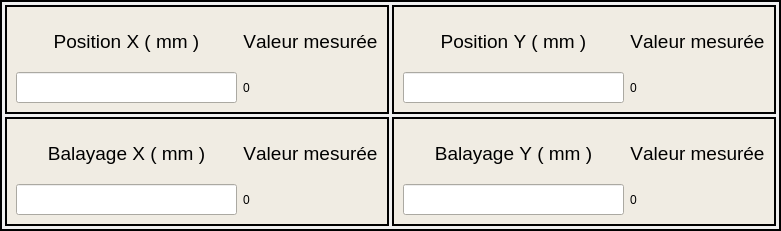
       <widget class="QFrame" name="frameSPECS2">
        <property name="geometry">
         <rect>
          <x>30</x>
          <y>460</y>
          <width>781</width>
          <height>231</height>
         </rect>
        </property>
        <property name="minimumSize">
         <size>
          <width>16</width>
          <height>196</height>
         </size>
        </property>
        <property name="palette">
         <palette>
          <active/>
          <inactive/>
          <disabled/>
         </palette>
        </property>
        <property name="autoFillBackground">
         <bool>false</bool>
        </property>
        <property name="frameShape">
         <enum>QFrame::Shape::WinPanel</enum>
        </property>
        <property name="frameShadow">
         <enum>QFrame::Shadow::Plain</enum>
        </property>
        <property name="lineWidth">
         <number>1</number>
        </property>
        <property name="midLineWidth">
         <number>0</number>
        </property>
        <layout class="QGridLayout">
         <property name="margin" stdset="0">
          <number>3</number>
         </property>
         <property name="spacing">
          <number>3</number>
         </property>
         <item row="1" column="1">
          <widget class="QFrame" name="frameBalayageY">
           <property name="palette">
            <palette>
             <active>
              <colorrole role="Base">
               <brush brushstyle="SolidPattern">
                <color alpha="255">
                 <red>255</red>
                 <green>255</green>
                 <blue>255</blue>
                </color>
               </brush>
              </colorrole>
              <colorrole role="Window">
               <brush brushstyle="SolidPattern">
                <color alpha="255">
                 <red>240</red>
                 <green>236</green>
                 <blue>227</blue>
                </color>
               </brush>
              </colorrole>
             </active>
             <inactive>
              <colorrole role="Base">
               <brush brushstyle="SolidPattern">
                <color alpha="255">
                 <red>255</red>
                 <green>255</green>
                 <blue>255</blue>
                </color>
               </brush>
              </colorrole>
              <colorrole role="Window">
               <brush brushstyle="SolidPattern">
                <color alpha="255">
                 <red>240</red>
                 <green>236</green>
                 <blue>227</blue>
                </color>
               </brush>
              </colorrole>
             </inactive>
             <disabled>
              <colorrole role="Base">
               <brush brushstyle="SolidPattern">
                <color alpha="255">
                 <red>240</red>
                 <green>236</green>
                 <blue>227</blue>
                </color>
               </brush>
              </colorrole>
              <colorrole role="Window">
               <brush brushstyle="SolidPattern">
                <color alpha="255">
                 <red>240</red>
                 <green>236</green>
                 <blue>227</blue>
                </color>
               </brush>
              </colorrole>
             </disabled>
            </palette>
           </property>
           <property name="autoFillBackground">
            <bool>true</bool>
           </property>
           <property name="frameShape">
            <enum>QFrame::Shape::WinPanel</enum>
           </property>
           <property name="frameShadow">
            <enum>QFrame::Shadow::Plain</enum>
           </property>
           <property name="lineWidth">
            <number>1</number>
           </property>
           <layout class="QGridLayout" name="_2">
            <property name="spacing">
             <number>6</number>
            </property>
            <item row="1" column="0">
             <widget class="QLineEdit" name="lineEditBalayageY">
              <property name="font">
               <font>
                <pointsize>14</pointsize>
                <bold>true</bold>
                <strikeout>false</strikeout>
                <kerning>false</kerning>
               </font>
              </property>
             </widget>
            </item>
            <item row="0" column="0">
             <widget class="QLabel" name="label_9">
              <property name="font">
               <font>
                <pointsize>14</pointsize>
                <bold>false</bold>
                <strikeout>false</strikeout>
                <kerning>false</kerning>
               </font>
              </property>
              <property name="text">
               <string>Balayage Y ( mm )</string>
              </property>
              <property name="alignment">
               <set>Qt::AlignmentFlag::AlignCenter</set>
              </property>
             </widget>
            </item>
            <item row="0" column="1">
             <widget class="QLabel" name="valeurMesurer_8">
              <property name="font">
               <font>
                <pointsize>14</pointsize>
                <bold>false</bold>
                <strikeout>false</strikeout>
                <kerning>false</kerning>
               </font>
              </property>
              <property name="text">
               <string>Valeur mesurée</string>
              </property>
              <property name="alignment">
               <set>Qt::AlignmentFlag::AlignCenter</set>
              </property>
             </widget>
            </item>
            <item row="1" column="1">
             <widget class="QLabel" name="valeurMesurerBalayageY">
              <property name="styleSheet">
               <string notr="true">font: 20pt &quot;Segoe UI&quot;;</string>
              </property>
              <property name="text">
               <string>0</string>
              </property>
             </widget>
            </item>
           </layout>
          </widget>
         </item>
         <item row="0" column="1">
          <widget class="QFrame" name="framePositionY">
           <property name="palette">
            <palette>
             <active>
              <colorrole role="Base">
               <brush brushstyle="SolidPattern">
                <color alpha="255">
                 <red>255</red>
                 <green>255</green>
                 <blue>255</blue>
                </color>
               </brush>
              </colorrole>
              <colorrole role="Window">
               <brush brushstyle="SolidPattern">
                <color alpha="255">
                 <red>240</red>
                 <green>236</green>
                 <blue>227</blue>
                </color>
               </brush>
              </colorrole>
             </active>
             <inactive>
              <colorrole role="Base">
               <brush brushstyle="SolidPattern">
                <color alpha="255">
                 <red>255</red>
                 <green>255</green>
                 <blue>255</blue>
                </color>
               </brush>
              </colorrole>
              <colorrole role="Window">
               <brush brushstyle="SolidPattern">
                <color alpha="255">
                 <red>240</red>
                 <green>236</green>
                 <blue>227</blue>
                </color>
               </brush>
              </colorrole>
             </inactive>
             <disabled>
              <colorrole role="Base">
               <brush brushstyle="SolidPattern">
                <color alpha="255">
                 <red>240</red>
                 <green>236</green>
                 <blue>227</blue>
                </color>
               </brush>
              </colorrole>
              <colorrole role="Window">
               <brush brushstyle="SolidPattern">
                <color alpha="255">
                 <red>240</red>
                 <green>236</green>
                 <blue>227</blue>
                </color>
               </brush>
              </colorrole>
             </disabled>
            </palette>
           </property>
           <property name="autoFillBackground">
            <bool>true</bool>
           </property>
           <property name="frameShape">
            <enum>QFrame::Shape::WinPanel</enum>
           </property>
           <property name="frameShadow">
            <enum>QFrame::Shadow::Plain</enum>
           </property>
           <property name="lineWidth">
            <number>1</number>
           </property>
           <layout class="QGridLayout" name="_3">
            <property name="spacing">
             <number>6</number>
            </property>
            <item row="0" column="0">
             <widget class="QLabel" name="labelPositionY">
              <property name="font">
               <font>
                <pointsize>14</pointsize>
                <bold>false</bold>
                <strikeout>false</strikeout>
                <kerning>false</kerning>
               </font>
              </property>
              <property name="text">
               <string>Position Y ( mm )</string>
              </property>
              <property name="alignment">
               <set>Qt::AlignmentFlag::AlignCenter</set>
              </property>
             </widget>
            </item>
            <item row="1" column="0">
             <widget class="QLineEdit" name="lineEditPositionY">
              <property name="font">
               <font>
                <pointsize>14</pointsize>
                <bold>true</bold>
                <strikeout>false</strikeout>
                <kerning>false</kerning>
               </font>
              </property>
             </widget>
            </item>
            <item row="0" column="1">
             <widget class="QLabel" name="valeurMesurer_6">
              <property name="font">
               <font>
                <pointsize>14</pointsize>
                <bold>false</bold>
                <strikeout>false</strikeout>
                <kerning>false</kerning>
               </font>
              </property>
              <property name="text">
               <string>Valeur mesurée</string>
              </property>
              <property name="alignment">
               <set>Qt::AlignmentFlag::AlignCenter</set>
              </property>
             </widget>
            </item>
            <item row="1" column="1">
             <widget class="QLabel" name="valeurMesurerPositionY">
              <property name="styleSheet">
               <string notr="true">font: 20pt &quot;Segoe UI&quot;;</string>
              </property>
              <property name="text">
               <string>0</string>
              </property>
             </widget>
            </item>
           </layout>
          </widget>
         </item>
         <item row="1" column="0">
          <widget class="QFrame" name="frameBalayageX">
           <property name="palette">
            <palette>
             <active>
              <colorrole role="Base">
               <brush brushstyle="SolidPattern">
                <color alpha="255">
                 <red>255</red>
                 <green>255</green>
                 <blue>255</blue>
                </color>
               </brush>
              </colorrole>
              <colorrole role="Window">
               <brush brushstyle="SolidPattern">
                <color alpha="255">
                 <red>240</red>
                 <green>236</green>
                 <blue>227</blue>
                </color>
               </brush>
              </colorrole>
             </active>
             <inactive>
              <colorrole role="Base">
               <brush brushstyle="SolidPattern">
                <color alpha="255">
                 <red>255</red>
                 <green>255</green>
                 <blue>255</blue>
                </color>
               </brush>
              </colorrole>
              <colorrole role="Window">
               <brush brushstyle="SolidPattern">
                <color alpha="255">
                 <red>240</red>
                 <green>236</green>
                 <blue>227</blue>
                </color>
               </brush>
              </colorrole>
             </inactive>
             <disabled>
              <colorrole role="Base">
               <brush brushstyle="SolidPattern">
                <color alpha="255">
                 <red>240</red>
                 <green>236</green>
                 <blue>227</blue>
                </color>
               </brush>
              </colorrole>
              <colorrole role="Window">
               <brush brushstyle="SolidPattern">
                <color alpha="255">
                 <red>240</red>
                 <green>236</green>
                 <blue>227</blue>
                </color>
               </brush>
              </colorrole>
             </disabled>
            </palette>
           </property>
           <property name="autoFillBackground">
            <bool>true</bool>
           </property>
           <property name="frameShape">
            <enum>QFrame::Shape::WinPanel</enum>
           </property>
           <property name="frameShadow">
            <enum>QFrame::Shadow::Plain</enum>
           </property>
           <property name="lineWidth">
            <number>1</number>
           </property>
           <layout class="QGridLayout" name="_4">
            <property name="spacing">
             <number>6</number>
            </property>
            <item row="1" column="0">
             <widget class="QLineEdit" name="lineEditBalayageX">
              <property name="font">
               <font>
                <pointsize>14</pointsize>
                <bold>true</bold>
                <strikeout>false</strikeout>
                <kerning>false</kerning>
               </font>
              </property>
             </widget>
            </item>
            <item row="0" column="0">
             <widget class="QLabel" name="labelBalayageX">
              <property name="font">
               <font>
                <pointsize>14</pointsize>
                <bold>false</bold>
                <strikeout>false</strikeout>
                <kerning>false</kerning>
               </font>
              </property>
              <property name="mouseTracking">
               <bool>false</bool>
              </property>
              <property name="text">
               <string>Balayage X ( mm )</string>
              </property>
              <property name="alignment">
               <set>Qt::AlignmentFlag::AlignCenter</set>
              </property>
             </widget>
            </item>
            <item row="0" column="1">
             <widget class="QLabel" name="valeurMesurer_7">
              <property name="font">
               <font>
                <pointsize>14</pointsize>
                <bold>false</bold>
                <strikeout>false</strikeout>
                <kerning>false</kerning>
               </font>
              </property>
              <property name="text">
               <string>Valeur mesurée</string>
              </property>
              <property name="alignment">
               <set>Qt::AlignmentFlag::AlignCenter</set>
              </property>
             </widget>
            </item>
            <item row="1" column="1">
             <widget class="QLabel" name="valeurMesurerBalayageX">
              <property name="styleSheet">
               <string notr="true">font: 20pt &quot;Segoe UI&quot;;</string>
              </property>
              <property name="text">
               <string>0</string>
              </property>
             </widget>
            </item>
           </layout>
          </widget>
         </item>
         <item row="0" column="0">
          <widget class="QFrame" name="framePositionX">
           <property name="palette">
            <palette>
             <active>
              <colorrole role="Base">
               <brush brushstyle="SolidPattern">
                <color alpha="255">
                 <red>255</red>
                 <green>255</green>
                 <blue>255</blue>
                </color>
               </brush>
              </colorrole>
              <colorrole role="Window">
               <brush brushstyle="SolidPattern">
                <color alpha="255">
                 <red>240</red>
                 <green>236</green>
                 <blue>227</blue>
                </color>
               </brush>
              </colorrole>
             </active>
             <inactive>
              <colorrole role="Base">
               <brush brushstyle="SolidPattern">
                <color alpha="255">
                 <red>255</red>
                 <green>255</green>
                 <blue>255</blue>
                </color>
               </brush>
              </colorrole>
              <colorrole role="Window">
               <brush brushstyle="SolidPattern">
                <color alpha="255">
                 <red>240</red>
                 <green>236</green>
                 <blue>227</blue>
                </color>
               </brush>
              </colorrole>
             </inactive>
             <disabled>
              <colorrole role="Base">
               <brush brushstyle="SolidPattern">
                <color alpha="255">
                 <red>240</red>
                 <green>236</green>
                 <blue>227</blue>
                </color>
               </brush>
              </colorrole>
              <colorrole role="Window">
               <brush brushstyle="SolidPattern">
                <color alpha="255">
                 <red>240</red>
                 <green>236</green>
                 <blue>227</blue>
                </color>
               </brush>
              </colorrole>
             </disabled>
            </palette>
           </property>
           <property name="autoFillBackground">
            <bool>true</bool>
           </property>
           <property name="frameShape">
            <enum>QFrame::Shape::WinPanel</enum>
           </property>
           <property name="frameShadow">
            <enum>QFrame::Shadow::Plain</enum>
           </property>
           <property name="lineWidth">
            <number>1</number>
           </property>
           <layout class="QGridLayout" name="_5">
            <property name="spacing">
             <number>6</number>
            </property>
            <item row="0" column="0">
             <widget class="QLabel" name="labelPositionX">
              <property name="font">
               <font>
                <pointsize>14</pointsize>
                <bold>false</bold>
                <strikeout>false</strikeout>
                <kerning>false</kerning>
               </font>
              </property>
              <property name="text">
               <string>Position X ( mm )</string>
              </property>
              <property name="alignment">
               <set>Qt::AlignmentFlag::AlignCenter</set>
              </property>
             </widget>
            </item>
            <item row="1" column="0">
             <widget class="QLineEdit" name="lineEditPositionX">
              <property name="font">
               <font>
                <pointsize>14</pointsize>
                <bold>true</bold>
                <strikeout>false</strikeout>
                <kerning>false</kerning>
               </font>
              </property>
             </widget>
            </item>
            <item row="0" column="1">
             <widget class="QLabel" name="valeurMesurer_5">
              <property name="font">
               <font>
                <pointsize>14</pointsize>
                <bold>false</bold>
                <strikeout>false</strikeout>
                <kerning>false</kerning>
               </font>
              </property>
              <property name="text">
               <string>Valeur mesurée</string>
              </property>
              <property name="alignment">
               <set>Qt::AlignmentFlag::AlignCenter</set>
              </property>
             </widget>
            </item>
            <item row="1" column="1">
             <widget class="QLabel" name="valeurMesurerPositionX">
              <property name="styleSheet">
               <string notr="true">font: 20pt &quot;Segoe UI&quot;;</string>
              </property>
              <property name="text">
               <string>0</string>
              </property>
             </widget>
            </item>
           </layout>
          </widget>
         </item>
        </layout>
       </widget>
